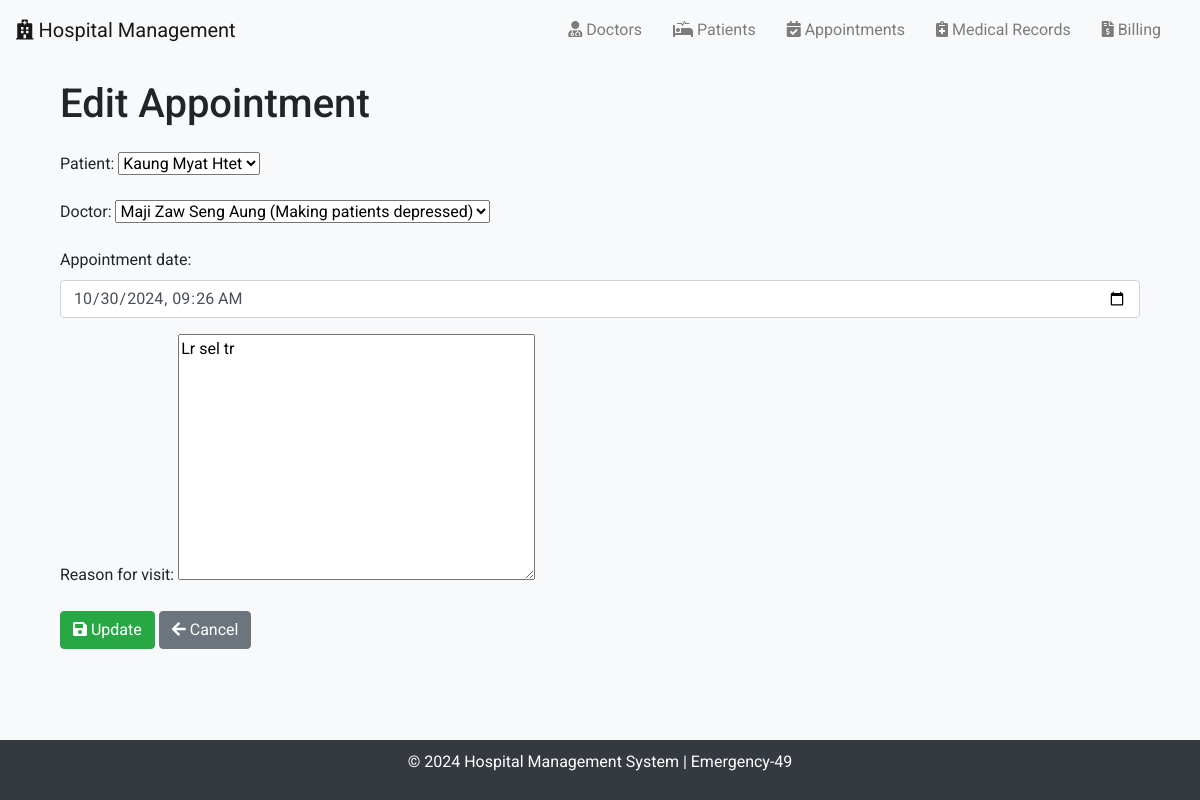
Screenshot of /appointments/6/edit/ with the database file from the repository.
### emergency_49/models.py (models this page shows, shortened)
class Appointment(models.Model):
    patient = models.ForeignKey(Patient, on_delete=models.CASCADE, related_name='appointments')
    doctor = models.ForeignKey(Doctor, on_delete=models.CASCADE, related_name='appointments')
    appointment_date = models.DateTimeField()
    reason_for_visit = models.TextField()

### emergency_49/views.py (the view)
# urls.py: path('appointments/<int:pk>/edit/', AppointmentUpdateView.as_view(), name='appointment_edit'),
class AppointmentUpdateView(UpdateView):
    model = Appointment
    form_class = AppointmentForm
    template_name = 'appointment_form.html'
    success_url = '/appointments/'

### emergency_49/forms.py
class AppointmentForm(forms.ModelForm):
    appointment_date = forms.DateTimeField(
        widget=forms.DateTimeInput(attrs={'type': 'datetime-local', 'class': 'form-control'}),
        input_formats=['%Y-%m-%dT%H:%M'],
    )
    class Meta:
        model = Appointment
        fields = '__all__'

### emergency_49/models.py (called while the page is built)
    def __str__(self):
        return f"{self.first_name} {self.last_name} ({self.specialization})"

    def __str__(self):
        return f"{self.first_name} {self.last_name}"

### emergency_49/templates/appointment_form.html (shortened to what this page needs)
{% extends 'base.html' %}
{% block content %}
<div class="container">
    <h1 class="mb-4">{% if appointment %}Edit{% else %}Add{% endif %} Appointment</h1>
    <form method="POST">
        {{ form.as_p }}
        <button type="submit" class="btn btn-success"><i class="fas fa-save"></i> {% if appointment %}Update{% else %}Create{% endif %}</button>
        <a href="{% url 'appointment_list' %}" class="btn btn-secondary"><i class="fas fa-arrow-left"></i> Cancel</a>
    </form>
</div>
{% endblock %}

### emergency_49/templates/base.html (style rules this page uses)
body { font-family: 'Roboto', sans-serif; background-color: #f8f9fa; }
.container { margin-top: 20px; }

### rows the page displays
Appointment: patient "Kaung Myat Htet", doctor "Maji Zaw Seng Aung (Making patients depressed)", appointment_date "10/30/2024 09:26", reason_for_visit "Lr sel tr"
